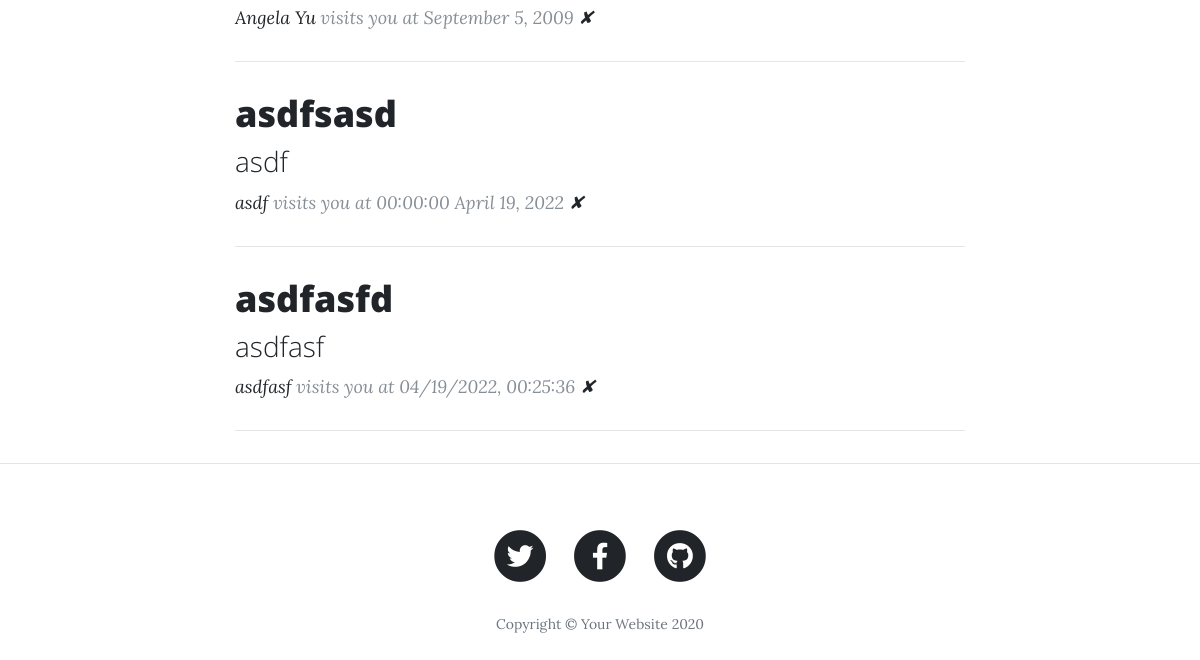
Before: / (lower part) with the older database file.
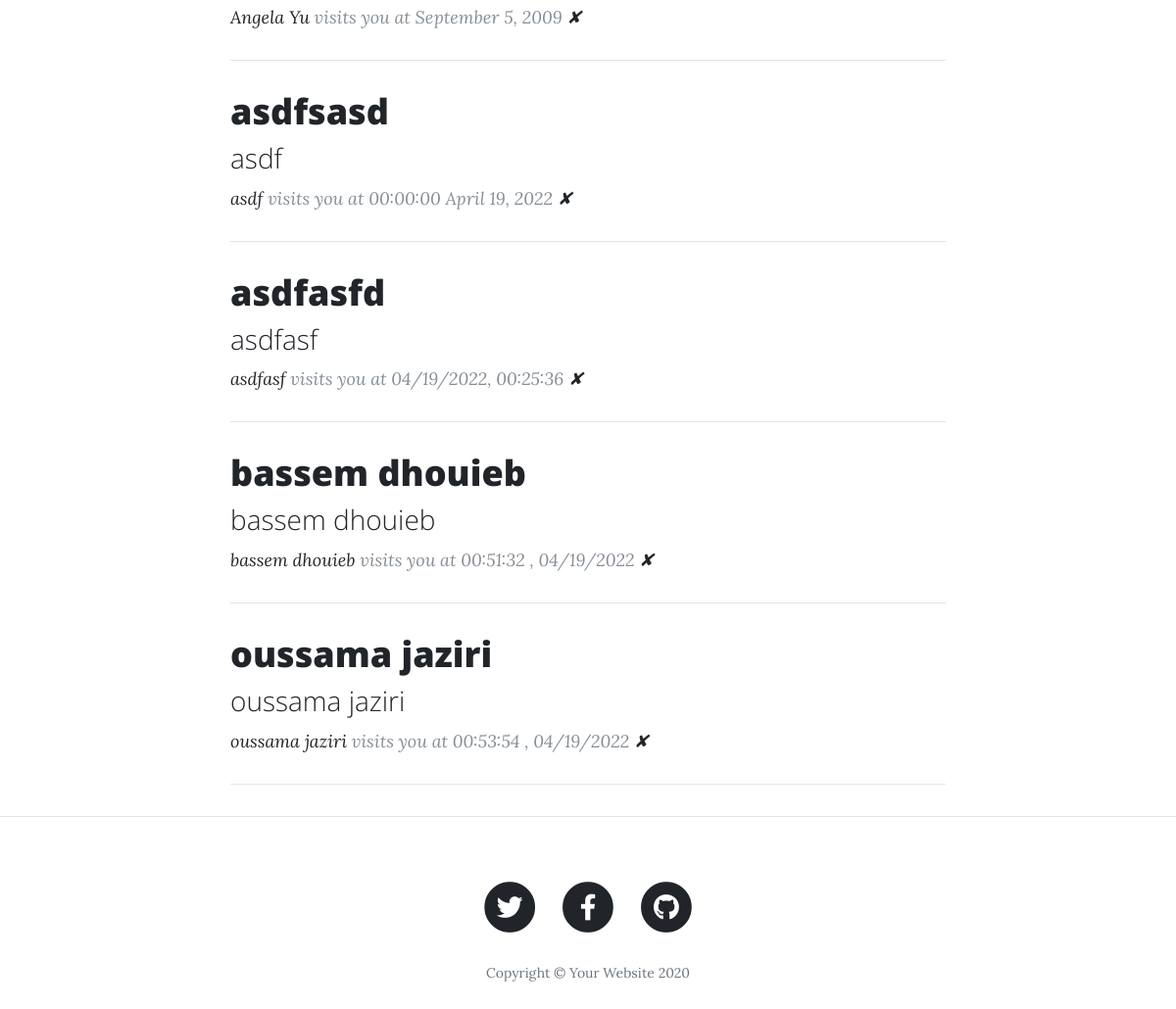
After: the same page with the newer database file.
### main.py (models this page shows)
class BlogPost(db.Model):
    id = db.Column(db.Integer, primary_key=True)
    title = db.Column(db.String(250), unique=True, nullable=False)
    subtitle = db.Column(db.String(250), nullable=False)
    date = db.Column(db.String(250), nullable=False)
    body = db.Column(db.Text, nullable=False)
    author = db.Column(db.String(250), nullable=False)
    img_url = db.Column(db.String(250), nullable=False)

### main.py (the view)
@app.route('/')
def get_all_posts():
    posts = BlogPost.query.all()
    return render_template("index.html", all_posts=posts)

### templates/index.html (shortened to what this page needs)
{% include "header.html" %}
  <div class="container">
    <div class="row">
      <div class="col-lg-8 col-md-10 mx-auto">
        {% for post in all_posts %}
        <div class="post-preview">
          <a href="{{ url_for('show_post', index=post.id) }}">
            <h2 class="post-title">
              {{post.title}}
            </h2>
            <h3 class="post-subtitle">
              {{post.subtitle}}
            </h3>
          </a>
          <p class="post-meta">
            <a href="#">{{post.author}}</a> visits you
            at {{post.date}}
                      <a href="{{url_for('delete_post', post_id=post.id) }}">✘</a>
          </p>
        </div>
        <hr>
        {% endfor %}
      </div>
    </div>
  </div>
  <hr>
{% include "footer.html" %}

### templates/header.html (shortened to what this page needs)
<!DOCTYPE html>
<html lang="en">
<head>
  <link href="{{ url_for('static', filename='vendor/bootstrap/css/bootstrap.min.css') }}" rel="stylesheet">
  <link href="{{ url_for('static', filename='vendor/fontawesome-free/css/all.min.css')}}" rel="stylesheet" type="text/css">
  <link href="{{ url_for('static', filename='css/clean-blog.min.css')}}" rel="stylesheet">
</head>
<body>

### templates/footer.html (shortened to what this page needs)
  <footer>
    <div class="container">
      <div class="row">
        <div class="col-lg-8 col-md-10 mx-auto">
          <ul class="list-inline text-center">
            <li class="list-inline-item">
              <a href="#">
                <span class="fa-stack fa-lg">
                  <i class="fas fa-circle fa-stack-2x"></i>
                  <i class="fab fa-twitter fa-stack-1x fa-inverse"></i>
                </span>
              </a>
            </li>
            <li class="list-inline-item">
              <a href="#">
                <span class="fa-stack fa-lg">
                  <i class="fas fa-circle fa-stack-2x"></i>
                  <i class="fab fa-facebook-f fa-stack-1x fa-inverse"></i>
                </span>
              </a>
            </li>
            <li class="list-inline-item">
              <a href="#">
                <span class="fa-stack fa-lg">
                  <i class="fas fa-circle fa-stack-2x"></i>
                  <i class="fab fa-github fa-stack-1x fa-inverse"></i>
                </span>
              </a>
            </li>
          </ul>
          <p class="copyright text-muted">Copyright &copy; Your Website 2020</p>
        </div>
      </div>
    </div>
  </footer>
</body>
</html>

Changed rows visible on the page:
added BlogPost: title "bassem dhouieb", subtitle "bassem dhouieb", author "bassem dhouieb", date "00:51:32 , 04/19/2022"
added BlogPost: title "oussama jaziri", subtitle "oussama jaziri", author "oussama jaziri", date "00:53:54 , 04/19/2022"
